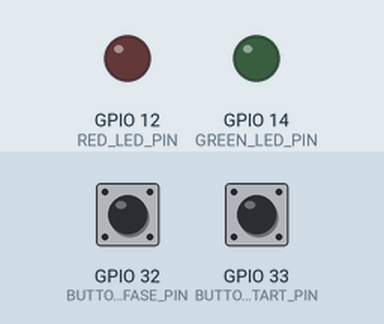
Simulated run of this sketch. Board: ESP32. Shown: output pins drawn as LEDs (lit = HIGH). Inputs (shaded band) come from the test bench; at power-on: GPIO 32 (BUTTON_FASE_PIN) LOW, GPIO 33 (BUTTON_START_PIN) LOW. What the sketch prints to the serial monitor is not drawn.

Above: at 1.2 s.
1.3 s: GPIO 32 (BUTTON_FASE_PIN) pulled HIGH for 0.15 s
At 1.37 s:
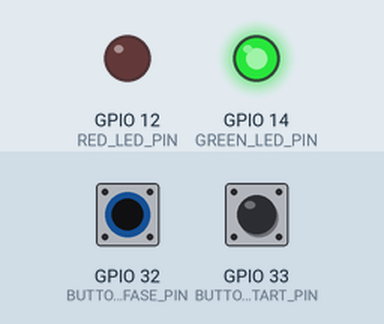
2.9 s: GPIO 33 (BUTTON_START_PIN) pulled HIGH for 0.15 s
At 2.97 s:
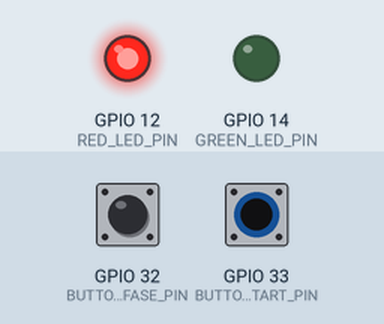
4.5 s: GPIO 33 (BUTTON_START_PIN) pulled HIGH for 3.2 s
At 8.7 s:
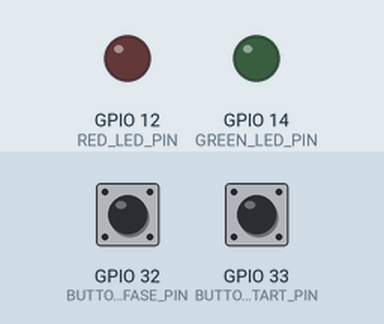
9.2 s: GPIO 32 (BUTTON_FASE_PIN) pulled HIGH for 3.2 s
At 9.8 s:
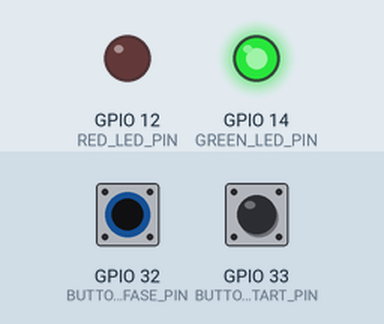
Timing chart, 0 to 13.9 s (numbered marks = the images above; inputs shaded):
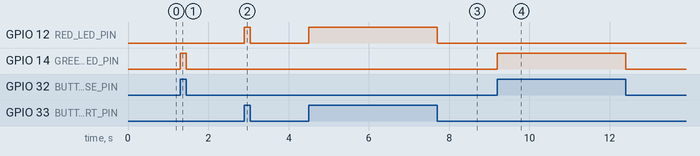

Measured:
- after the input at 1.3 s, GPIO 14 (GREEN_LED_PIN): LOW → HIGH at once, → LOW 0.15 s later
- after the input at 2.9 s, GPIO 12 (RED_LED_PIN): LOW → HIGH at once, → LOW 0.15 s later
- after the input at 4.5 s, GPIO 12 (RED_LED_PIN): LOW → HIGH at once, → LOW 3.2 s later
- after the input at 9.2 s, GPIO 14 (GREEN_LED_PIN): LOW → HIGH at once, → LOW 3.2 s later

The sketch:

teste_luzes_botoes.ino
```cpp
#define RED_LED_PIN 12
#define GREEN_LED_PIN 14

#define BUTTON_FASE_PIN 32
#define BUTTON_START_PIN 33

void setup() {
  pinMode(GREEN_LED_PIN, OUTPUT);
  pinMode(RED_LED_PIN, OUTPUT);
  pinMode(BUTTON_FASE_PIN, INPUT);
  pinMode(BUTTON_START_PIN, INPUT);
  Serial.begin(115200);
}

void loop() {

  if (digitalRead(BUTTON_FASE_PIN)) {
    digitalWrite(GREEN_LED_PIN, HIGH);
    Serial.println("verde on");
    while (digitalRead(BUTTON_FASE_PIN)) {}
  }
  else {
    digitalWrite(GREEN_LED_PIN, LOW);
    Serial.println("verde off");
  }

  if (digitalRead(BUTTON_START_PIN)) {
    digitalWrite(RED_LED_PIN, HIGH);
    Serial.println("vermelho on");
    while (digitalRead(BUTTON_START_PIN)) {}
  }
  else {
    digitalWrite(RED_LED_PIN, LOW);
    Serial.println("vermelho off");
  }
}
```
